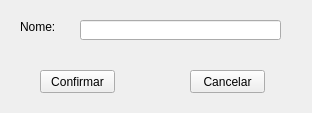
<?xml version="1.0" encoding="UTF-8"?>
<ui version="4.0">
 <class>tipoequipesecondwindow</class>
 <widget class="QWidget" name="tipoequipesecondwindow">
  <property name="geometry">
   <rect>
    <x>0</x>
    <y>0</y>
    <width>312</width>
    <height>113</height>
   </rect>
  </property>
  <property name="windowTitle">
   <string>Cadastrar Tipo de Equipe</string>
  </property>
  <widget class="QPushButton" name="ok">
   <property name="geometry">
    <rect>
     <x>40</x>
     <y>70</y>
     <width>75</width>
     <height>23</height>
    </rect>
   </property>
   <property name="text">
    <string>Confirmar</string>
   </property>
  </widget>
  <widget class="QPushButton" name="cancelar">
   <property name="geometry">
    <rect>
     <x>190</x>
     <y>70</y>
     <width>75</width>
     <height>23</height>
    </rect>
   </property>
   <property name="text">
    <string>Cancelar</string>
   </property>
  </widget>
  <widget class="QLineEdit" name="nome">
   <property name="geometry">
    <rect>
     <x>80</x>
     <y>20</y>
     <width>201</width>
     <height>20</height>
    </rect>
   </property>
   <property name="maxLength">
    <number>150</number>
   </property>
  </widget>
  <widget class="QLabel" name="label">
   <property name="geometry">
    <rect>
     <x>20</x>
     <y>20</y>
     <width>47</width>
     <height>13</height>
    </rect>
   </property>
   <property name="text">
    <string>Nome:</string>
   </property>
  </widget>
 </widget>
 <resources/>
 <connections>
  <connection>
   <sender>nome</sender>
   <signal>returnPressed()</signal>
   <receiver>ok</receiver>
   <slot>click()</slot>
   <hints>
    <hint type="sourcelabel">
     <x>180</x>
     <y>29</y>
    </hint>
    <hint type="destinationlabel">
     <x>77</x>
     <y>81</y>
    </hint>
   </hints>
  </connection>
 </connections>
</ui>
